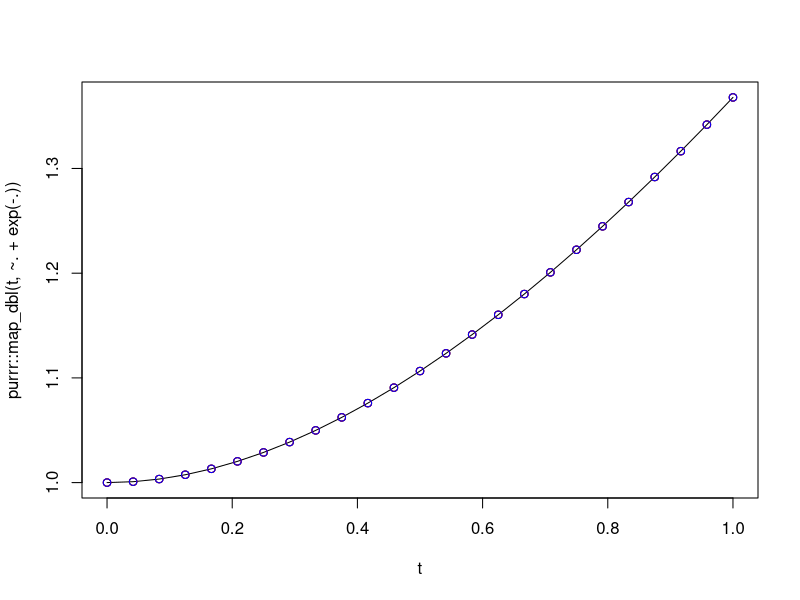

Write R code to recreate this figure.
# Can we just integrate backwards in time?

func <- function(t, y, parms) list(-y + t + 1)

y0 <- 1
t <- seq(0, 1, length.out = 25)

# Forward in time
sol <- deSolve::ode(y0, times = t, func = func)
plot(t, purrr::map_dbl(t, ~ . + exp(- .)), type = "l")
points(t, sol[, 2])

sol <- deSolve::ode(sol[length(t), 2], times = rev(t), func = func)
points(rev(t), sol[, 2], col = "red")

sol <- deSolve::ode(sol[length(t), 2], times = t, func = func)
points(t, sol[, 2], col = "blue")
